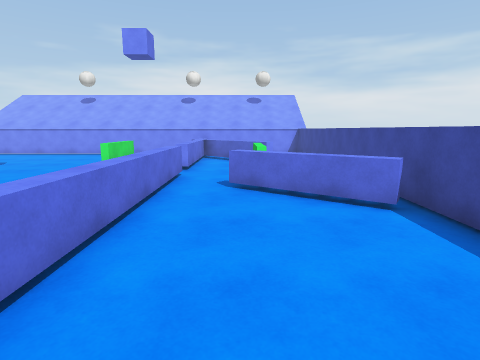
view 1 (above)

17 first-person views from a walk through a 3-D level made in the Unity game engine. The camera is 1.5 m above the floor, tilts 10° down and sees 80° across. The floor is counted in squares, 1 m on a side. Each view is taken from the middle of a square. On the plan, view 1 faces up. The plan holds only what a view shows up to about 14 squares ahead; the rest is blank. The place goes on beyond the plan. The player character is not drawn. Surface patterns are stand-ins for the level's own textures.

view 2
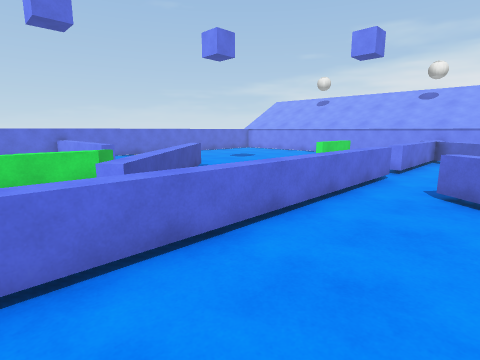

view 3
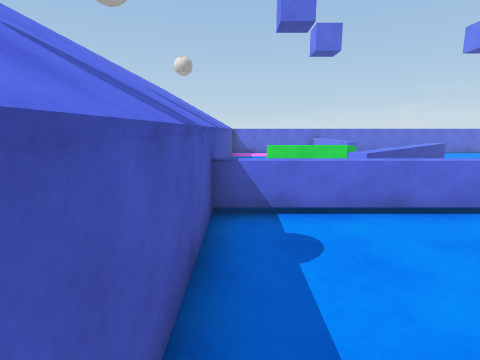

view 4
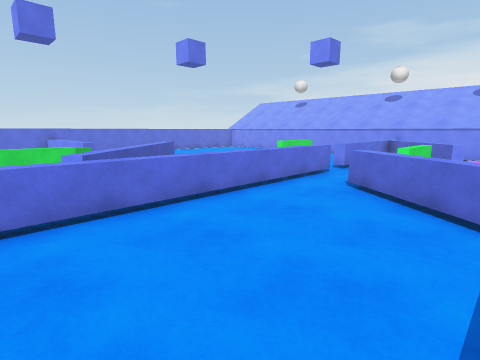

view 5
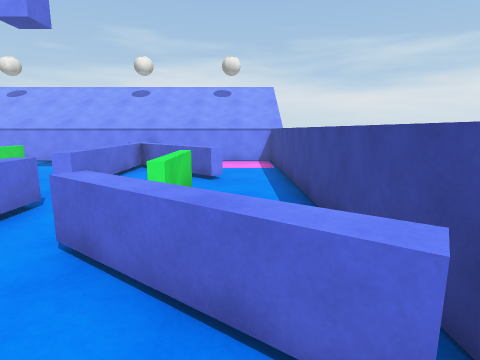

view 6
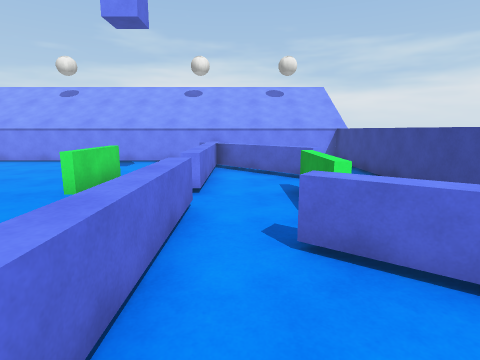

view 7
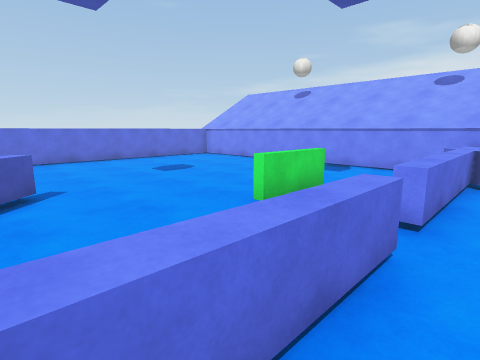

view 8
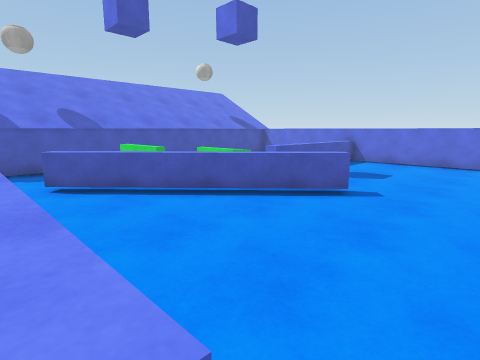

view 9
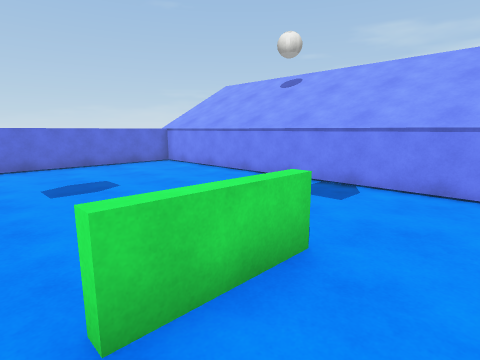

view 10
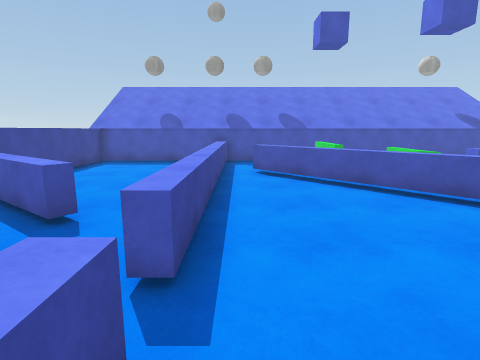

view 11
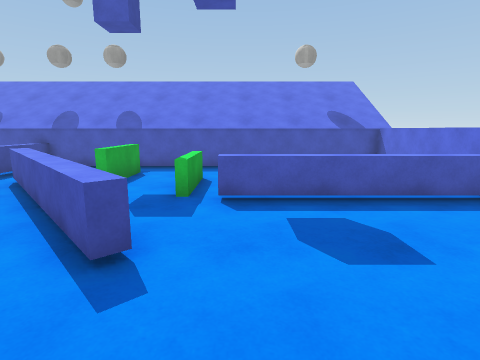

view 12
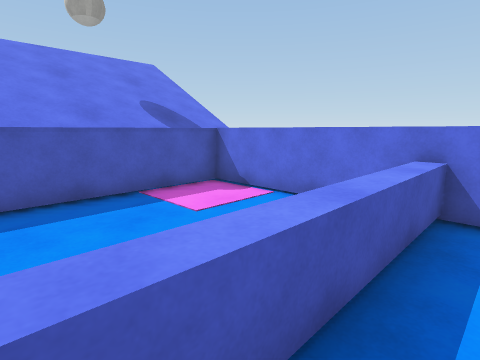

view 13
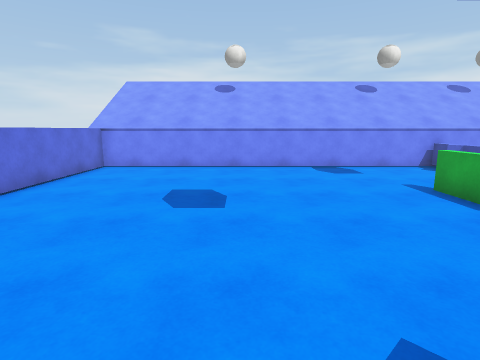

view 14
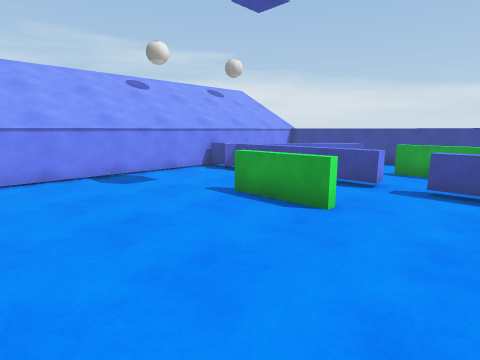

view 15
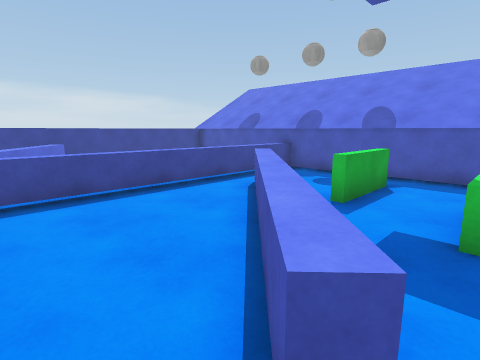

view 16
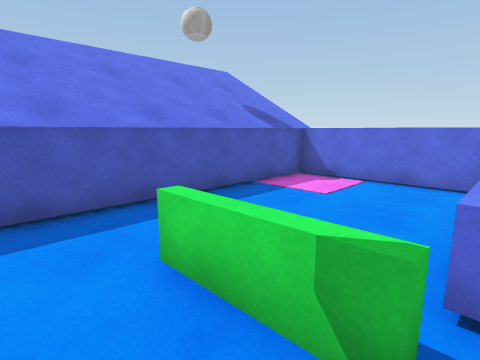

view 17
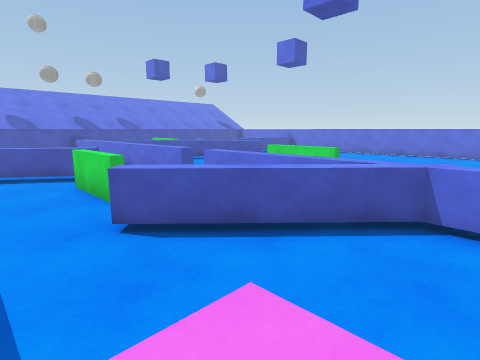

### Floor plan
Key: @ floor where view 1 was taken; # wall or solid block; x gap in a wall; . floor; = window, fence, low wall or low ledge; ^ raised ledge.
Columns run from 16 left of view 1 to 4 right of it. Each row starts with its distance up from view 1.
 18 #####################
 17 #.............=.....^
 16 #............=^.....^
 15 #.............==....#
 14 #.............=x==..#
 13 #..........=..=..=..#
 12 #..........=..=.....#
 11 #..........=..=..=..#
 10 #................=..#
  9 #.............=..=. #
  8 #.............=.=.. #
  7 #......==.....=.=== #
  6 #.......==....=...==#
  5 #........==...=....=#
  4 #=======..==..=.....#
  3 #......=...==.=.....#
  2 #......=..=.=.=.....#
  1 #......=..=...=.....#
  0 #.........=...=.@...#
 -1 #.............=.....#
 -2 #####################

Positions as (right, up) in squares from view 1, and headings:
1: (0, 0), facing up
2: (1, 0), facing up-left
3: (3, -1), facing left
4: (3, 0), facing up-left
5: (2, 4), facing up
6: (-1, 4), facing up
7: (-1, 6), facing up-left
8: (-2, 10), facing down-left
9: (-3, 10), facing up-left
10: (-3, 12), facing down
11: (-10, 10), facing down
12: (-10, 5), facing down-left
13: (-10, 6), facing up
14: (-10, 8), facing up-right
15: (-9, 8), facing down-right
16: (-7, 4), facing down-left
17: (3, 17), facing down-left
